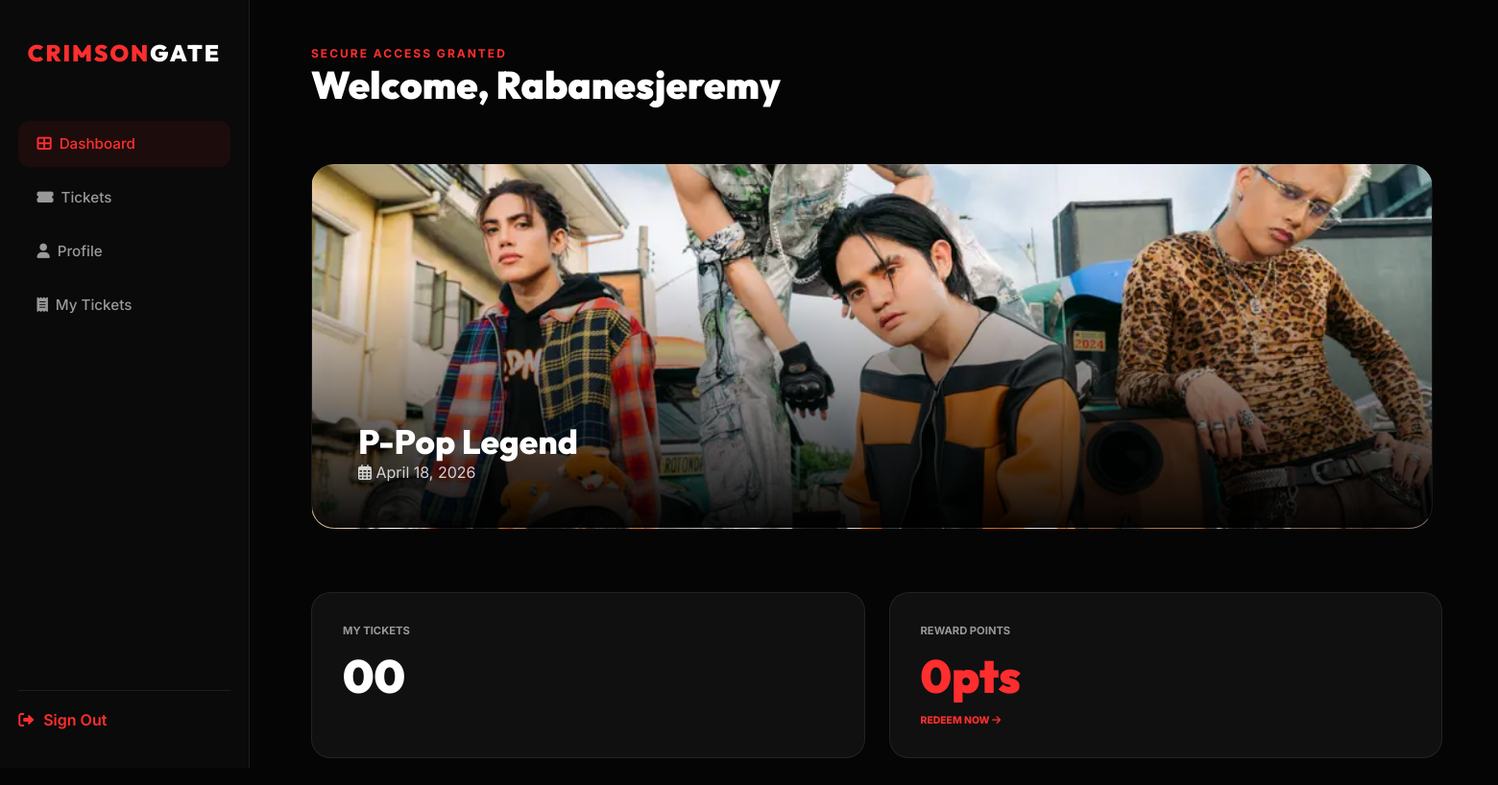
The page /UserFunction/dash.php (signed in) on the database its author committed.
### tables this page shows
CREATE TABLE `events` (
  `id` int(11) NOT NULL,
  `title` varchar(150) NOT NULL,
  `artist` varchar(120) NOT NULL,
  `venue` varchar(150) NOT NULL,
  `event_date` date NOT NULL,
  `event_time` time NOT NULL,
  `price` decimal(10,2) NOT NULL,
  `poster` varchar(255) DEFAULT NULL,
  `status` enum('active','soldout','cancelled') DEFAULT 'active',
  `created_at` timestamp NOT NULL DEFAULT current_timestamp(),
  `total_rows` int(11) DEFAULT 10,
  `cols_per_row` int(11) NOT NULL,
  `seats_per_row` int(11) DEFAULT 10,
  `vip_rows_count` int(11) DEFAULT 3,
  `price_vip1` int(11) DEFAULT 0,
  `price_vip2` int(11) DEFAULT 0,
  `price_vip3` int(11) DEFAULT 0
);

CREATE TABLE `user` (
  `id` int(100) NOT NULL,
  `name` varchar(100) NOT NULL,
  `lname` varchar(100) NOT NULL,
  `email` varchar(100) NOT NULL,
  `password` varchar(100) NOT NULL,
  `role` varchar(100) NOT NULL,
  `points` int(11) DEFAULT 0,
  `status` varchar(20) DEFAULT 'pending',
  `profile_pic` varchar(255) DEFAULT 'default.png'
);

### UserFunction/dash.php (the view, shortened to what this page needs)
<?php
include '../db.php';
if (isset($_SESSION['email'])) {
    $user_email = $_SESSION['email'];
    $u_query = "SELECT id, points FROM user WHERE email = '$user_email' LIMIT 1";
    $u_res = mysqli_query($conn, $u_query);
    if (mysqli_num_rows($u_res) > 0) {
        $user_data = mysqli_fetch_assoc($u_res);
        $user_id = $user_data['id'];
        $reward_points = $user_data['points'];
    } else {
        $user_id = 0;
        $reward_points = 0;
    }
    $display_name = ucwords(str_replace(['.', '_'], ' ', explode('@', $user_email)[0]));
    $t_query = "SELECT COUNT(*) as total FROM bookings WHERE user_id = '$user_id'";
    $t_res = mysqli_fetch_assoc(mysqli_query($conn, $t_query));
    $ticket_count = sprintf("%02d", $t_res['total']);
}
$event_query = "SELECT * FROM events WHERE status = 'active' ORDER BY event_date ASC LIMIT 5";
$event_result = mysqli_query($conn, $event_query);
?>
<!DOCTYPE html>
<html lang="en">
<head>
    <link rel="stylesheet" href="https://cdnjs.cloudflare.com/ajax/libs/font-awesome/6.0.0/css/all.min.css">
</head>
<body>
    <aside class="sidebar">
        <a href="dash.php" class="logo">CRIMSON<span>GATE</span></a>
        <nav>
            <ul>
                <li class="active"><a href="dash.php"><i class="fas fa-th-large"></i>&nbsp;&nbsp;Dashboard</a></li>
                <li><a href="ticket.php"><i class="fas fa-ticket-alt"></i>&nbsp;&nbsp;Tickets</a></li>
                <li><a href="profile.php"><i class="fas fa-user"></i>&nbsp;&nbsp;Profile</a></li>
                <li><a href="my_tickets.php"><i class="fas fa-receipt"></i>&nbsp;&nbsp;My Tickets</a></li>
            </ul>
        </nav>
        <div style="margin-top: auto; padding-top: 20px; border-top: 1px solid var(--border);">
            <a href="../index.php"
                style="color:var(--accent-red); text-decoration:none; display:flex; align-items:center; gap:10px; font-weight:600;">
                <i class="fas fa-sign-out-alt"></i> Sign Out
            </a>
        </div>
    </aside>
    <main class="main-content">
        <header>
            <p class="welcome-text">SECURE ACCESS GRANTED</p>
            <h1>Welcome, <?php echo $display_name; ?></h1>
        </header>
        <section class="slider-section">
            <div class="slider-wrapper" id="autoSlider">
                <?php while ($event = mysqli_fetch_assoc($event_result)): ?>
                    <a href="Process/seatno.php?event_id=<?php echo $event['id']; ?>" class="event-card"
                        style="background-image: url('../<?php echo htmlspecialchars($event['poster']); ?>');">
                        <div class="card-content">
                            <h3><?php echo htmlspecialchars($event['title']); ?></h3>
                            <p style="color: rgba(255,255,255,0.8);">
                                <i class="far fa-calendar-alt"></i>
                                <?php echo date('F d, Y', strtotime($event['event_date'])); ?>
                            </p>
                        </div>
                    </a>
                <?php endwhile; ?>
            </div>
        </section>
        <section class="stats-grid">
            <div class="card">
                <div class="stat-label">MY TICKETS</div>
                <div class="stat-value"><?php echo $ticket_count; ?></div>
            </div>
            <a href="voucher.php" class="card clickable-card">
                <div class="stat-label">REWARD POINTS</div>
                <div class="stat-value" style="color: var(--accent-red);">
                    <?php echo number_format((float) $reward_points); ?><span>pts</span>
                </div>
                <div style="font-size: 0.65rem; color: var(--accent-red); font-weight: 800; margin-top: 10px;">
                    REDEEM NOW <i class="fas fa-arrow-right"></i>
                </div>
            </a>
        </section>
    </main>
</body>
</html>

### UserFunction/dash.php (style rules this page uses)
:root { --bg: #050505; --sidebar-bg: #0a0a0a; --card-bg: #101010; --accent-red: #ff2e2e; --border: rgba(255, 255, 255, 0.08); --text-main: #ffffff; --text-dim: #999999; --font-main: 'Inter', sans-serif; --font-headings: 'Outfit', sans-serif; }
* { margin: 0; padding: 0; box-sizing: border-box; }
body { background-color: var(--bg); color: var(--text-main); font-family: var(--font-main); display: flex; min-height: 100vh; }
.sidebar { width: 260px; background: var(--sidebar-bg); border-right: 1px solid var(--border); padding: 2.5rem 1.2rem; position: fixed; height: 100vh; display: flex; flex-direction: column; z-index: 100; }
.logo { font-family: var(--font-headings); font-size: 1.5rem; font-weight: 900; color: var(--accent-red); text-transform: uppercase; letter-spacing: 2px; text-decoration: none; margin-bottom: 3.5rem; display: block; text-align: center; }
.logo span { color: white; }
nav ul { list-style: none; }
nav ul li a { text-decoration: none; color: var(--text-dim); display: flex; align-items: center; padding: 0.9rem 1.2rem; border-radius: 12px; transition: 0.3s; margin-bottom: 8px; font-weight: 500; font-size: 0.95rem; }
nav ul li.active a, nav ul li a:hover { background: rgba(255, 46, 46, 0.08); color: var(--accent-red); }
.main-content { margin-left: 260px; flex: 1; padding: 3rem 4rem; }
header { margin-bottom: 3rem; }
.welcome-text { color: var(--accent-red); font-size: 0.75rem; font-weight: 700; letter-spacing: 2px; text-transform: uppercase; }
header h1 { font-family: var(--font-headings); font-weight: 900; font-size: 2.5rem; }
.slider-section { margin-bottom: 3.5rem; }
.slider-wrapper { display: flex; gap: 25px; overflow-x: auto; scroll-snap-type: x mandatory; padding: 10px 5px; scrollbar-width: none; scroll-behavior: smooth; }
.event-card { min-width: 100%; height: 380px; background-size: cover; background-position: center; background-repeat: no-repeat; border-radius: 24px; position: relative; scroll-snap-align: start; display: flex; flex-direction: column; justify-content: flex-end; padding: 3rem; border: 1px solid var(--border); overflow: hidden; text-decoration: none; color: white; transition: 0.3s ease; }
.event-card::before { content: ''; position: absolute; inset: 0; background: linear-gradient(to top, rgba(0, 0, 0, 0.95) 0%, transparent 70%); z-index: 1; }
.card-content { position: relative; z-index: 2; }
.card-content h3 { font-family: var(--font-headings); font-size: 2.2rem; font-weight: 800; }
.stats-grid { display: flex; gap: 25px; }
.card { background: var(--card-bg); border: 1px solid var(--border); border-radius: 20px; padding: 2rem; position: relative; flex: 1; }
.stat-label { color: var(--text-dim); font-size: 0.7rem; font-weight: 700; text-transform: uppercase; margin-bottom: 10px; }
.stat-value { font-family: var(--font-headings); font-size: 3rem; font-weight: 900; }
.clickable-card { cursor: pointer; transition: 0.3s; text-decoration: none; color: inherit; }

### rows shown on the page
events: poster (picture), title "P-Pop Legend", event_date "April 18, 2026"
user: points "0"

### other values the page prints
$display_name "Rabanesjeremy"
$ticket_count "00"
